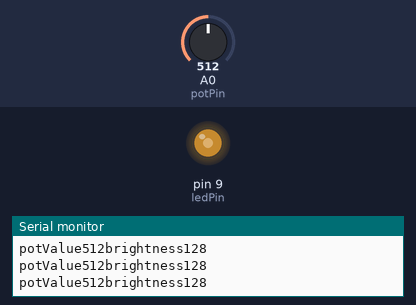
A sketch run on a simulated Arduino Uno, built with avr-gcc and run on an emulated ATmega328P. On the bench: output pins drawn as LEDs (lit = HIGH), the last lines printed to the serial monitor. The inputs (shaded band) are chosen by the test bench; at power-on: A0 (potPin) = 512.

Above: at 1.2 s.
1.3 s: A0 (potPin) set to 716
At 2.2 s:
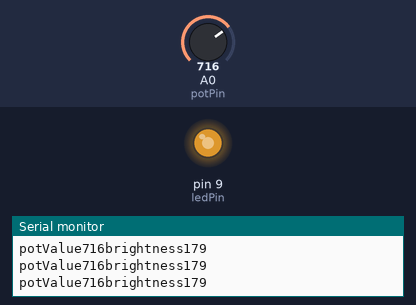
3.0 s: A0 (potPin) set to 900
At 3.5 s:
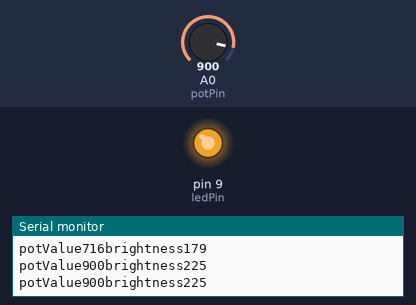
4.5 s: A0 (potPin) set to 122
At 5.7 s:
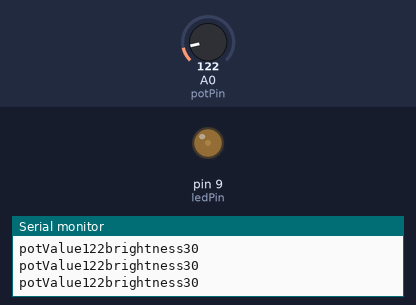
6.0 s: A0 (potPin) set to 0
At 7.2 s:
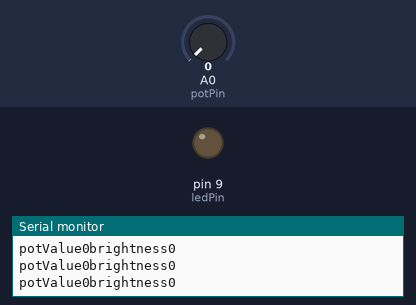
Timing chart, 0 to 8.5 s (numbered marks = the images above; inputs shaded):
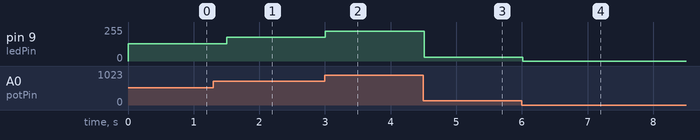

Measured:
- after the input at 1.3 s, pin 9 (ledPin): 128/255 → 179/255 after 0.20 s
- after the input at 3.0 s, pin 9 (ledPin): 179/255 → 225/255 at once
- after the input at 4.5 s, pin 9 (ledPin): 225/255 → 30/255 at once
- after the input at 6.0 s, pin 9 (ledPin): 30/255 → 0/255 at once

The sketch:

led_brightness_using_pot.ino
```cpp
int potPin=A0;
int ledPin=9;
int potValue=0;
int brightness=0;
void setup() {
Serial.begin(9600);
pinMode(ledPin, OUTPUT);
}

void loop() {
 potValue=analogRead(potPin);
brightness=potValue/4;
analogWrite(ledPin,brightness);
Serial.print("potValue");
Serial.print(potValue);
Serial.print("brightness");
Serial.println(brightness);
delay(300);
}
```
